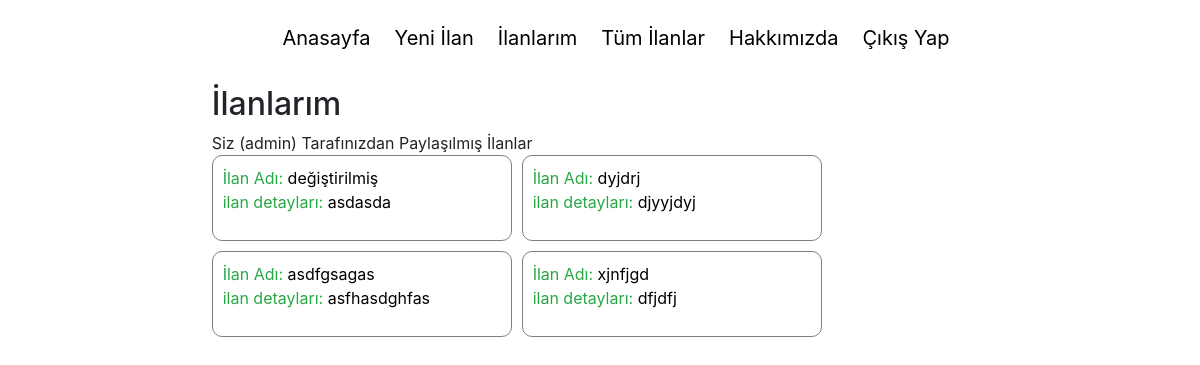
The page /list-mine/ (signed in) on the database its author committed.
### register/models.py (models this page shows)
class CustomUser(AbstractUser):
    email = models.EmailField(_('email address'), unique=True)

### posts/models.py (models this page shows, shortened)
class PostModel(models.Model):
    user = models.ForeignKey(User, on_delete=models.CASCADE, related_name='post_user')
    title = models.CharField(max_length=120)
    about_post = models.CharField(max_length=200)
    price = models.DecimalField(max_digits=10, decimal_places=2)
    currency  = models.CharField(max_length=5, null=True)
    category = models.CharField(max_length=15)
    releaseDate = models.DateTimeField(auto_now_add=True)
    slug = models.SlugField(unique=True, editable=False, max_length=130)
    sold_or_not_model = models.BooleanField(default=False)

### posts/views.py (the view)
# urls.py: path('list-mine/', views.list_mine_view, name="my_posts"),
def list_mine_view(response):
    return render(response, "posts/post_list.html")

### posts/templates/posts/post_list.html (shortened to what this page needs)
{% extends 'root/base.html' %}
{% block content %}
    <h2>İlanlarım</h2>
    Siz ({{ user }}) Tarafınızdan Paylaşılmış İlanlar
    <div class="main_border">
    {% for item in user.post_user.all %}
    <a href="/posts/{{item.slug}}">
        <div class="item_border">
                <ul>
                <li><span style="color: #28a745">İlan Adı:</span> {{ item.title }}
                    <li><span style="color: #28a745">ilan detayları:</span>  {{ item.about_post }}</li>
                </li>
                </ul>
        </div>
    </a>
    {% endfor %}
    </div>
{% endblock %}

### root/static/css/base.css (style rules this page uses)
* { margin: 0; padding: 0; list-style: none; }
html, body { top: 300px; height: 100%; }
a { color: #000; }
.main_border { width: 100%; height: 500px; }
.item_border { text-align: left; padding: 10px; width: 300px; height: auto; border: 1px solid grey; border-radius: 10px; float: left; margin-right: 10px; margin-bottom: 10px; }

### rows shown on the page
CustomUser: username "admin"
PostModel: title "değiştirilmiş", about_post "asdasda"
PostModel: title "dyjdrj", about_post "djyyjdyj"
PostModel: title "asdfgsagas", about_post "asfhasdghfas"
PostModel: title "xjnfjgd", about_post "dfjdfj"
